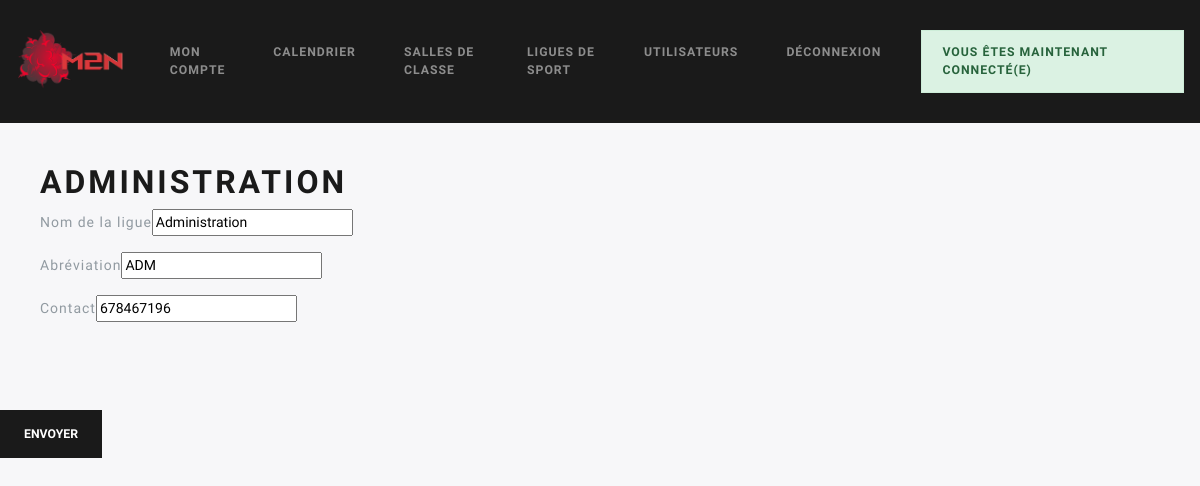
Screenshot of /index.php?action=editLigue&idLigue=1 (signed in) with the database file from the repository.
### tables this page shows
CREATE TABLE `ligues` (
  `id_ligue` int(11) NOT NULL,
  `nom_ligue` varchar(50) NOT NULL,
  `abreviation` varchar(10) NOT NULL,
  `bloquee` tinyint(4) NOT NULL DEFAULT '0',
  `contact` int(9) NOT NULL
);

### modeles/fonctions.php (called while the page is built, shortened)
<?php
function render(string $vue, $parameters =[]){
    extract($parameters);
    require "vues/$vue.php";
}
function pages(string $pageName,array $parameters =[]){
    extract($parameters);
    render($pageName,$parameters);
}

### controleurs/editLigue.php (called while the page is built, shortened)
<?php
include('./modeles/ligues.php');
$req= $pdo->query("SELECT * FROM ligues where id_ligue=".$_GET['idLigue']);
$ligue= $req->fetch();
pages('editLigue',['title' => 'M2L - Modification de ligue' ,'ligue' => $ligue, 'admin' => $admin]);

### vues/editLigue.php (the view, shortened to what this page needs)
<div class="jumbotron">
<h1><?= $ligue['nom_ligue'];?></h1>
<form action =""  method="post">
<div div class="form-group" >Nom de la ligue<input type="text" name="nom_ligue" value="<?= $ligue['nom_ligue'];?>" /> <br/> </div>
<div class="form-group" >Abréviation<input type="text" name="abreviation" value="<?= $ligue['abreviation'];?>"/> </br> </div>
<div class="form-group" >Contact<input type="text" name="contact" value="<?= $ligue['contact'];?>"/> </br> </div>
</div>
<input type="submit" class="btn btn-primary" value='Envoyer'/>
</div>

### Public/css/stylesheet.css (style rules this page uses)
body { background-color: #F7F7F9; }
.jumbotron { padding: 5vh; }

### rows the page displays
ligues: nom_ligue "ADMINISTRATION", nom_ligue "Administration", abreviation "ADM", contact "678467196"

### other values shown
$message "VOUS ÊTES MAINTENANT CONNECTÉ(E)"
